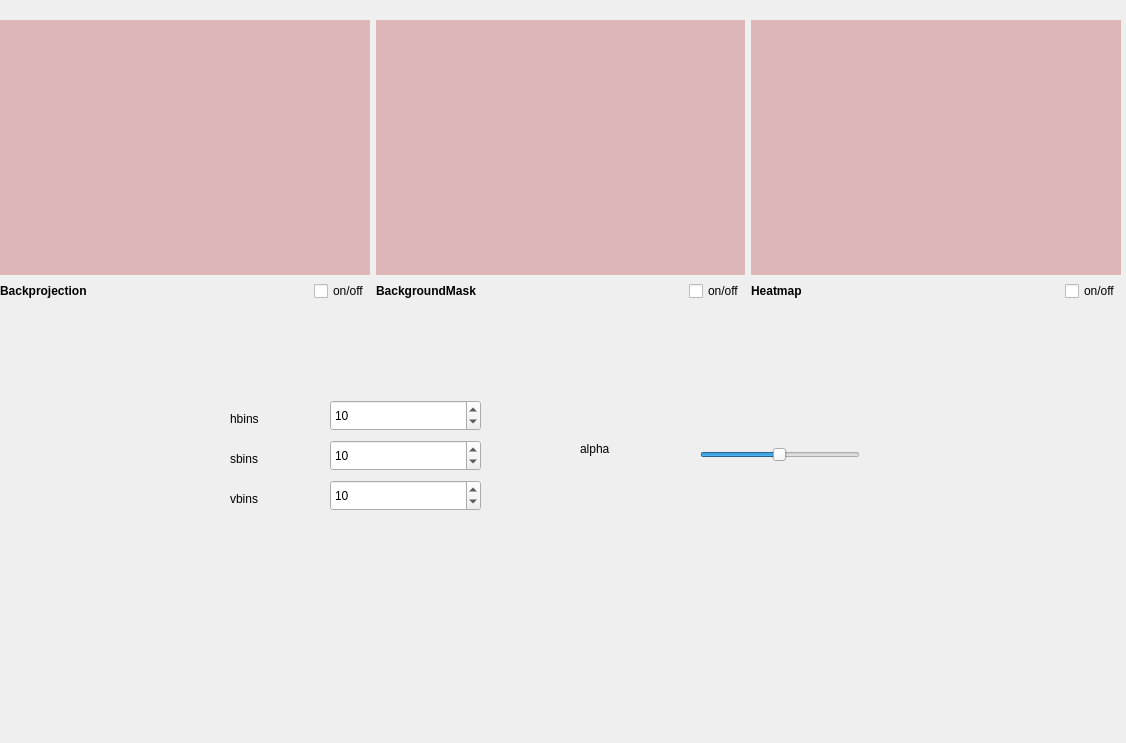
<?xml version="1.0" encoding="UTF-8"?>
<ui version="4.0">
 <class>MsParamsForm</class>
 <widget class="QWidget" name="MsParamsForm">
  <property name="geometry">
   <rect>
    <x>0</x>
    <y>0</y>
    <width>1126</width>
    <height>743</height>
   </rect>
  </property>
  <property name="windowTitle">
   <string>Form</string>
  </property>
  <widget class="QWidget" name="layoutWidget">
   <property name="geometry">
    <rect>
     <x>0</x>
     <y>20</y>
     <width>1121</width>
     <height>281</height>
    </rect>
   </property>
   <layout class="QHBoxLayout" name="BgSubtractionRowLayout">
    <property name="sizeConstraint">
     <enum>QLayout::SetDefaultConstraint</enum>
    </property>
    <item>
     <layout class="QVBoxLayout" name="verticalLayout_17" stretch="0,0">
      <item>
       <widget class="ClickableLabel" name="label_backproj">
        <property name="sizePolicy">
         <sizepolicy hsizetype="Preferred" vsizetype="Preferred">
          <horstretch>1</horstretch>
          <verstretch>1</verstretch>
         </sizepolicy>
        </property>
        <property name="autoFillBackground">
         <bool>false</bool>
        </property>
        <property name="styleSheet">
         <string notr="true">Background-color: rgb(221, 183, 183)</string>
        </property>
        <property name="text">
         <string/>
        </property>
       </widget>
      </item>
      <item>
       <layout class="QHBoxLayout" name="horizontalLayout_17" stretch="0,0">
        <item>
         <widget class="QLabel" name="label_17">
          <property name="sizePolicy">
           <sizepolicy hsizetype="Preferred" vsizetype="Preferred">
            <horstretch>0</horstretch>
            <verstretch>0</verstretch>
           </sizepolicy>
          </property>
          <property name="font">
           <font>
            <weight>75</weight>
            <bold>true</bold>
           </font>
          </property>
          <property name="text">
           <string>Backprojection</string>
          </property>
          <property name="textFormat">
           <enum>Qt::AutoText</enum>
          </property>
          <property name="alignment">
           <set>Qt::AlignLeading|Qt::AlignLeft|Qt::AlignVCenter</set>
          </property>
          <property name="textInteractionFlags">
           <set>Qt::NoTextInteraction</set>
          </property>
         </widget>
        </item>
        <item>
         <widget class="QCheckBox" name="checkBox_18">
          <property name="sizePolicy">
           <sizepolicy hsizetype="Fixed" vsizetype="Fixed">
            <horstretch>0</horstretch>
            <verstretch>0</verstretch>
           </sizepolicy>
          </property>
          <property name="text">
           <string>on/off</string>
          </property>
         </widget>
        </item>
       </layout>
      </item>
     </layout>
    </item>
    <item>
     <layout class="QVBoxLayout" name="verticalLayout_20" stretch="0,0">
      <item>
       <widget class="ClickableLabel" name="label_bgmask">
        <property name="sizePolicy">
         <sizepolicy hsizetype="Preferred" vsizetype="Preferred">
          <horstretch>1</horstretch>
          <verstretch>1</verstretch>
         </sizepolicy>
        </property>
        <property name="autoFillBackground">
         <bool>false</bool>
        </property>
        <property name="styleSheet">
         <string notr="true">Background-color: rgb(221, 183, 183)</string>
        </property>
        <property name="text">
         <string/>
        </property>
       </widget>
      </item>
      <item>
       <layout class="QHBoxLayout" name="horizontalLayout_20" stretch="0,0">
        <item>
         <widget class="QLabel" name="label_21">
          <property name="sizePolicy">
           <sizepolicy hsizetype="Preferred" vsizetype="Preferred">
            <horstretch>0</horstretch>
            <verstretch>0</verstretch>
           </sizepolicy>
          </property>
          <property name="font">
           <font>
            <weight>75</weight>
            <bold>true</bold>
           </font>
          </property>
          <property name="text">
           <string>BackgroundMask</string>
          </property>
          <property name="textFormat">
           <enum>Qt::AutoText</enum>
          </property>
          <property name="alignment">
           <set>Qt::AlignLeading|Qt::AlignLeft|Qt::AlignVCenter</set>
          </property>
          <property name="textInteractionFlags">
           <set>Qt::NoTextInteraction</set>
          </property>
         </widget>
        </item>
        <item>
         <widget class="QCheckBox" name="checkBox_21">
          <property name="sizePolicy">
           <sizepolicy hsizetype="Fixed" vsizetype="Fixed">
            <horstretch>0</horstretch>
            <verstretch>0</verstretch>
           </sizepolicy>
          </property>
          <property name="text">
           <string>on/off</string>
          </property>
         </widget>
        </item>
       </layout>
      </item>
     </layout>
    </item>
    <item>
     <layout class="QVBoxLayout" name="verticalLayout" stretch="0,0">
      <property name="sizeConstraint">
       <enum>QLayout::SetFixedSize</enum>
      </property>
      <item>
       <widget class="ClickableLabel" name="label_heatmap">
        <property name="sizePolicy">
         <sizepolicy hsizetype="Preferred" vsizetype="Preferred">
          <horstretch>1</horstretch>
          <verstretch>1</verstretch>
         </sizepolicy>
        </property>
        <property name="autoFillBackground">
         <bool>false</bool>
        </property>
        <property name="styleSheet">
         <string notr="true">Background-color: rgb(221, 183, 183)</string>
        </property>
        <property name="text">
         <string/>
        </property>
       </widget>
      </item>
      <item>
       <layout class="QHBoxLayout" name="horizontalLayout" stretch="0,0">
        <item>
         <widget class="QLabel" name="label">
          <property name="sizePolicy">
           <sizepolicy hsizetype="Preferred" vsizetype="Preferred">
            <horstretch>0</horstretch>
            <verstretch>0</verstretch>
           </sizepolicy>
          </property>
          <property name="font">
           <font>
            <weight>75</weight>
            <bold>true</bold>
           </font>
          </property>
          <property name="text">
           <string>Heatmap</string>
          </property>
          <property name="alignment">
           <set>Qt::AlignLeading|Qt::AlignLeft|Qt::AlignVCenter</set>
          </property>
         </widget>
        </item>
        <item>
         <widget class="QCheckBox" name="checkBox_2">
          <property name="sizePolicy">
           <sizepolicy hsizetype="Fixed" vsizetype="Fixed">
            <horstretch>0</horstretch>
            <verstretch>0</verstretch>
           </sizepolicy>
          </property>
          <property name="text">
           <string>on/off</string>
          </property>
         </widget>
        </item>
       </layout>
      </item>
     </layout>
    </item>
   </layout>
  </widget>
  <widget class="QLabel" name="label_18">
   <property name="geometry">
    <rect>
     <x>230</x>
     <y>410</y>
     <width>67</width>
     <height>17</height>
    </rect>
   </property>
   <property name="text">
    <string>hbins</string>
   </property>
  </widget>
  <widget class="QSpinBox" name="hbins_spinbox">
   <property name="geometry">
    <rect>
     <x>330</x>
     <y>400</y>
     <width>151</width>
     <height>31</height>
    </rect>
   </property>
   <property name="minimum">
    <number>0</number>
   </property>
   <property name="maximum">
    <number>30</number>
   </property>
   <property name="singleStep">
    <number>1</number>
   </property>
   <property name="value">
    <number>10</number>
   </property>
  </widget>
  <widget class="QLabel" name="label_22">
   <property name="geometry">
    <rect>
     <x>230</x>
     <y>490</y>
     <width>67</width>
     <height>17</height>
    </rect>
   </property>
   <property name="text">
    <string>vbins</string>
   </property>
  </widget>
  <widget class="QSpinBox" name="vbins_spinbox">
   <property name="geometry">
    <rect>
     <x>330</x>
     <y>480</y>
     <width>151</width>
     <height>31</height>
    </rect>
   </property>
   <property name="minimum">
    <number>0</number>
   </property>
   <property name="maximum">
    <number>30</number>
   </property>
   <property name="singleStep">
    <number>1</number>
   </property>
   <property name="value">
    <number>10</number>
   </property>
  </widget>
  <widget class="QLabel" name="label_23">
   <property name="geometry">
    <rect>
     <x>230</x>
     <y>450</y>
     <width>67</width>
     <height>17</height>
    </rect>
   </property>
   <property name="text">
    <string>sbins</string>
   </property>
  </widget>
  <widget class="QSpinBox" name="sbins_spinbox">
   <property name="geometry">
    <rect>
     <x>330</x>
     <y>440</y>
     <width>151</width>
     <height>31</height>
    </rect>
   </property>
   <property name="minimum">
    <number>0</number>
   </property>
   <property name="maximum">
    <number>30</number>
   </property>
   <property name="singleStep">
    <number>1</number>
   </property>
   <property name="value">
    <number>10</number>
   </property>
  </widget>
  <widget class="QSlider" name="alpha_slider">
   <property name="geometry">
    <rect>
     <x>700</x>
     <y>440</y>
     <width>160</width>
     <height>29</height>
    </rect>
   </property>
   <property name="minimum">
    <number>1</number>
   </property>
   <property name="maximum">
    <number>100</number>
   </property>
   <property name="singleStep">
    <number>1</number>
   </property>
   <property name="sliderPosition">
    <number>50</number>
   </property>
   <property name="orientation">
    <enum>Qt::Horizontal</enum>
   </property>
  </widget>
  <widget class="QLabel" name="label_24">
   <property name="geometry">
    <rect>
     <x>580</x>
     <y>440</y>
     <width>67</width>
     <height>17</height>
    </rect>
   </property>
   <property name="text">
    <string>alpha</string>
   </property>
  </widget>
 </widget>
 <customwidgets>
  <customwidget>
   <class>ClickableLabel</class>
   <extends>QLabel</extends>
   <header>clickablelabel.h</header>
  </customwidget>
 </customwidgets>
 <resources/>
 <connections/>
</ui>
